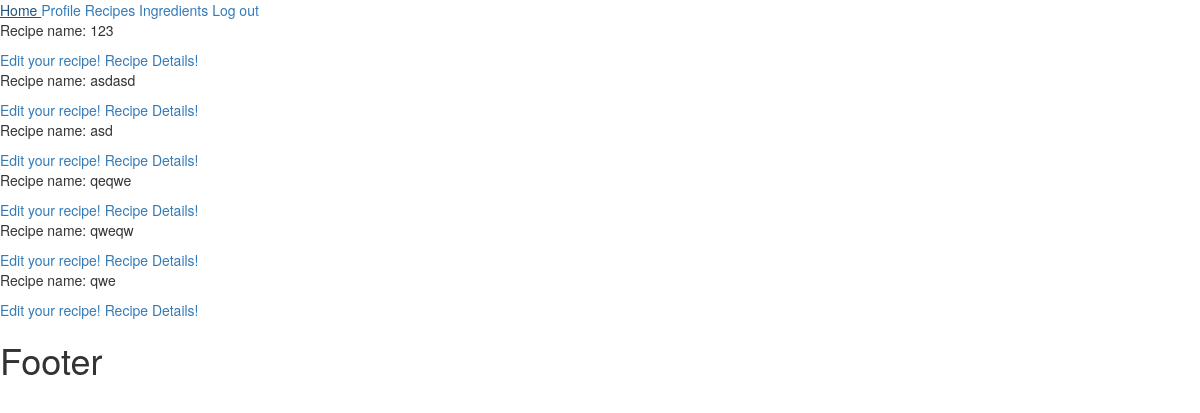
The page /recipes/show_recipes (signed in) on the database as committed earlier.
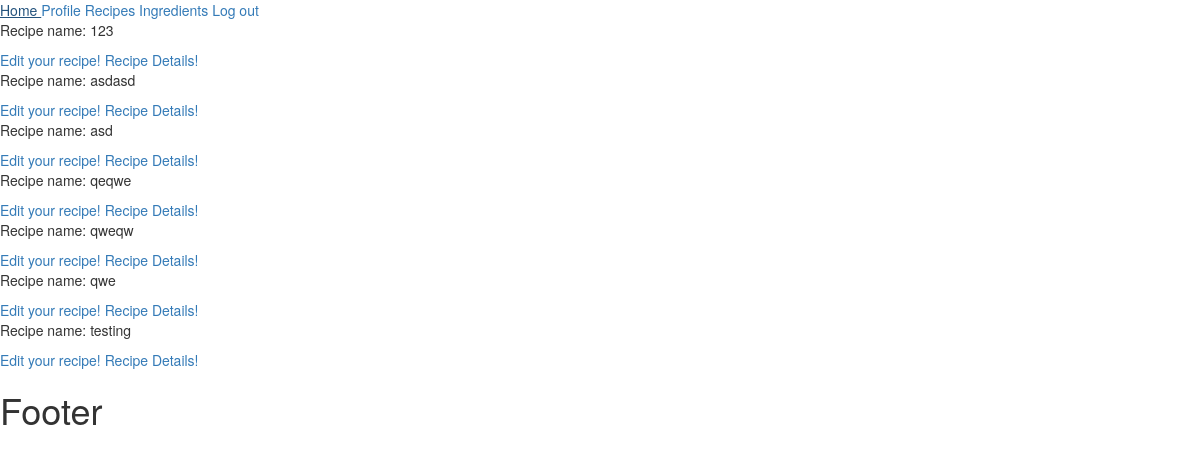
The same page on the database as committed later.
### recipes/models.py (models this page shows, shortened)
class Recipe(models.Model):
    title = models.CharField(max_length=40)
    photo = models.ImageField(upload_to='recipe_photos', null=True, blank=True)
    ingredients = models.ManyToManyField(Ingredient, through='RecipeIngredient')
    instruction = models.TextField(max_length=300, null=True, blank=True)
    calories = models.FloatField(null=True, blank=True)
    proteins = models.FloatField(null=True, blank=True)
    carbs = models.FloatField(null=True, blank=True)
    fats = models.FloatField(null=True, blank=True)
    share = models.BooleanField(default=False)
    approved_for_sharing = models.BooleanField(default=False)
    user = models.ForeignKey(User, on_delete=models.CASCADE)
    class Meta:
        permissions = [
            ('approve_recipe', 'Can approve recipes for sharing')
        ]

### recipes/views.py (the view)
# urls.py: path('show_recipes', ShowUserRecipes.as_view(), name='show recipes page'),
class ShowUserRecipes(ListView, LoginRequiredMixin):
    model = Recipe
    template_name = 'recipes/show_recipes.html'
    context_object_name = 'recipes'
    def get_queryset(self):
        user = self.request.user
        user_recipes = Recipe.objects.filter(user=user)
        saved_recipes = Recipe.objects.filter(user=user)
        queryset = user_recipes | saved_recipes
        return queryset

### templates/recipes/show_recipes.html
{% extends 'base.html' %}
{% block main_content %}
    {% for recipe in recipes %}
        <div>
            <p>Recipe name: {{ recipe.title }}</p>
            <a href="{% url 'edit recipe page' pk=recipe.pk %} ">Edit your recipe!</a>
            <a href="{% url 'details recipe page' pk=recipe.pk %}">Recipe Details!</a>
        </div>
    {% endfor %}
{% endblock %}

Rows that differ between the two databases and show on the page:
added Recipe: title "testing"
